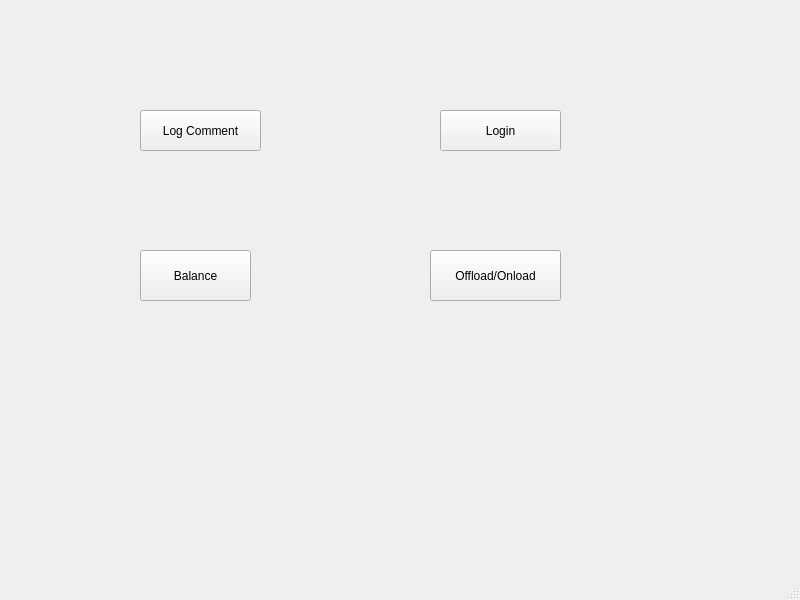
<?xml version="1.0" encoding="UTF-8"?>
<ui version="4.0">
 <class>MainWindow</class>
 <widget class="QMainWindow" name="MainWindow">
  <property name="geometry">
   <rect>
    <x>0</x>
    <y>0</y>
    <width>800</width>
    <height>600</height>
   </rect>
  </property>
  <property name="windowTitle">
   <string>Service Selection</string>
  </property>
  <widget class="QWidget" name="centralwidget">
   <widget class="QPushButton" name="pushButton">
    <property name="geometry">
     <rect>
      <x>140</x>
      <y>250</y>
      <width>111</width>
      <height>51</height>
     </rect>
    </property>
    <property name="text">
     <string>Balance</string>
    </property>
   </widget>
   <widget class="QPushButton" name="pushButton_2">
    <property name="geometry">
     <rect>
      <x>430</x>
      <y>250</y>
      <width>131</width>
      <height>51</height>
     </rect>
    </property>
    <property name="text">
     <string>Offload/Onload</string>
    </property>
   </widget>
   <widget class="QPushButton" name="pushButton_3">
    <property name="geometry">
     <rect>
      <x>140</x>
      <y>110</y>
      <width>121</width>
      <height>41</height>
     </rect>
    </property>
    <property name="text">
     <string>Log Comment</string>
    </property>
   </widget>
   <widget class="QPushButton" name="pushButton_4">
    <property name="geometry">
     <rect>
      <x>440</x>
      <y>110</y>
      <width>121</width>
      <height>41</height>
     </rect>
    </property>
    <property name="text">
     <string>Login</string>
    </property>
   </widget>
  </widget>
  <widget class="QMenuBar" name="menubar">
   <property name="geometry">
    <rect>
     <x>0</x>
     <y>0</y>
     <width>800</width>
     <height>25</height>
    </rect>
   </property>
  </widget>
  <widget class="QStatusBar" name="statusbar"/>
 </widget>
 <resources/>
 <connections/>
</ui>
